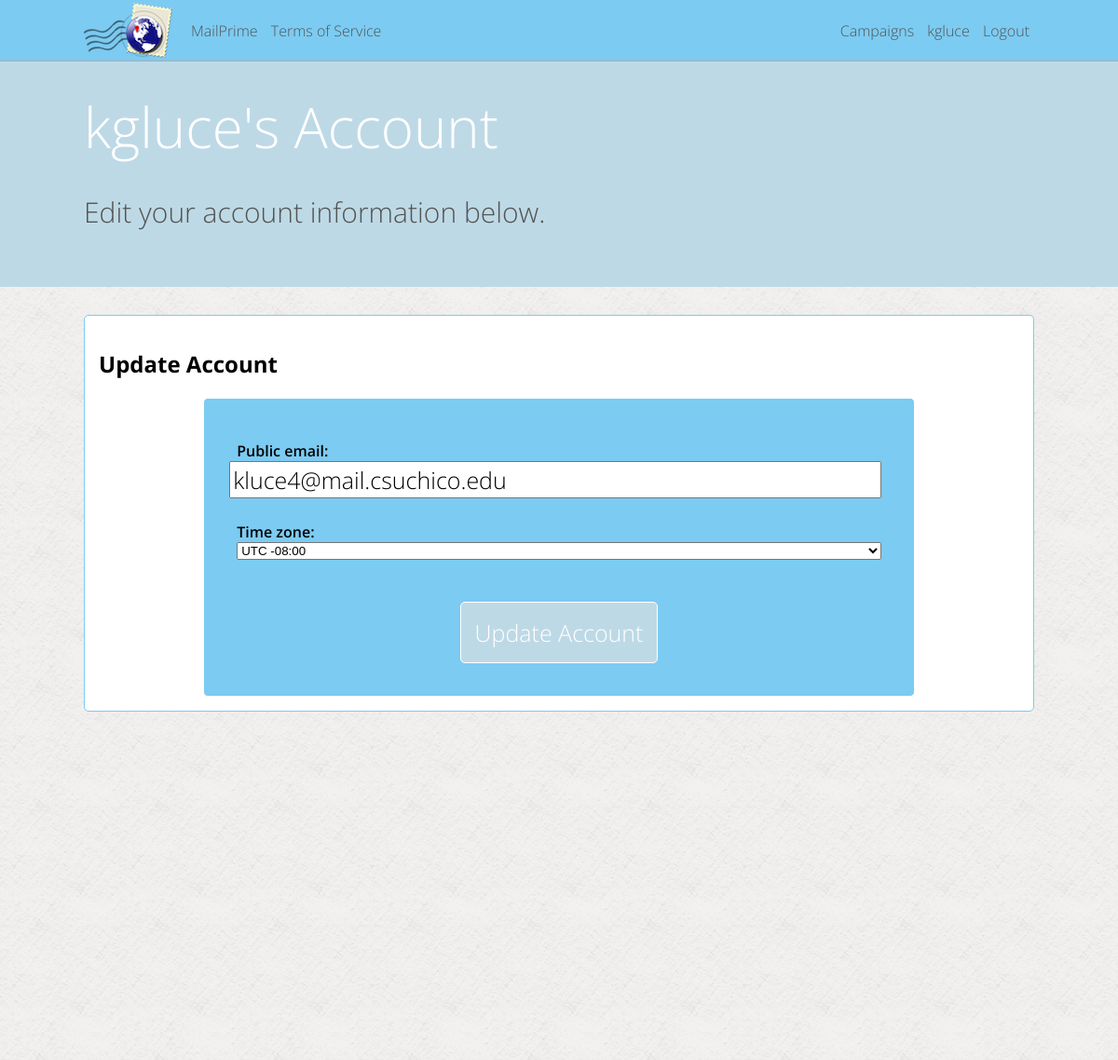
The app's page /kgluce/account (signed in), older data.
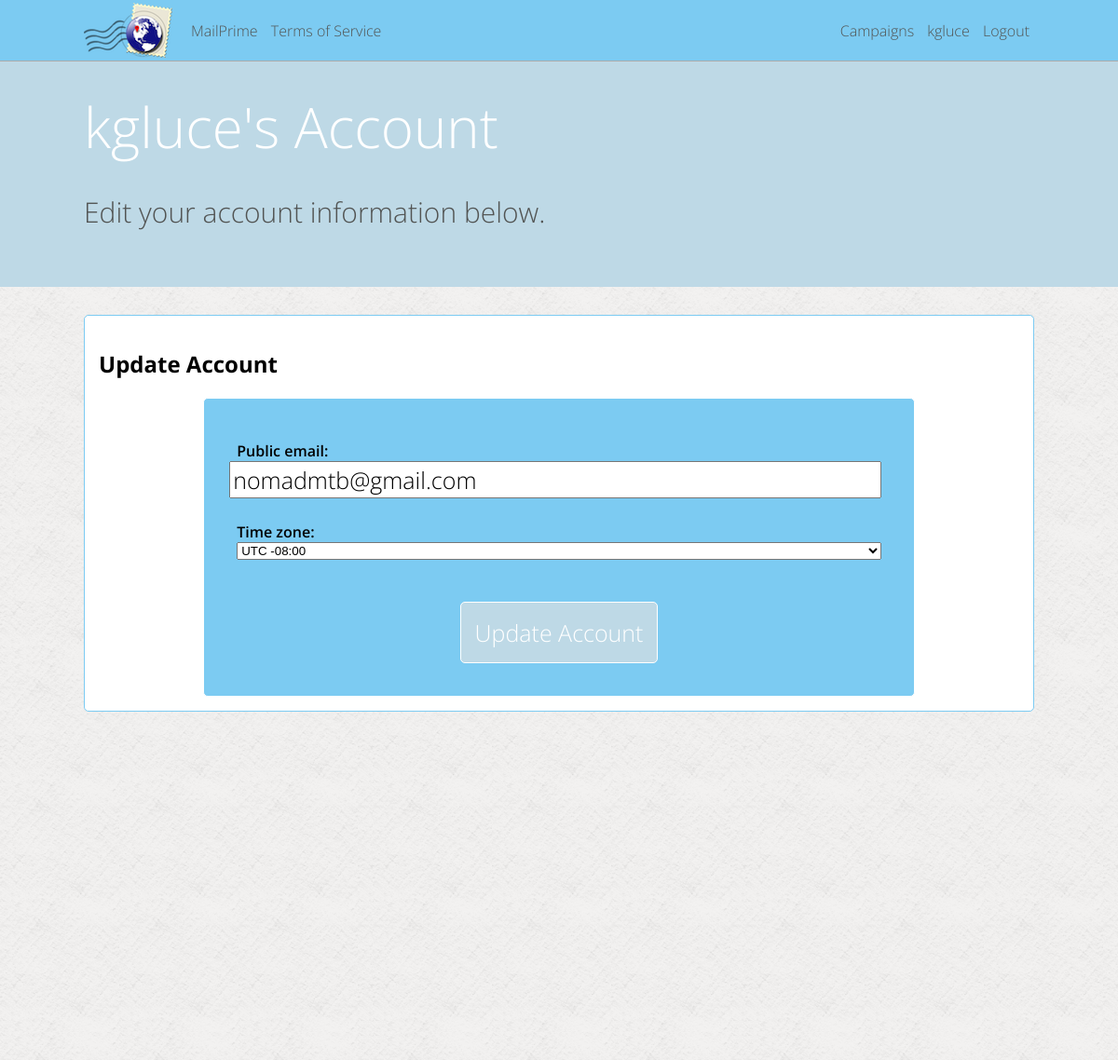
The same page, newer data.
### mailer/models.py (models this page shows, shortened)
class Profile(models.Model):
	TIME_ZONES = (
		(-11, 'UTC -11:00'),
		(-10, 'UTC -10:00'),
		(-9, 'UTC -09:00'),
		(-8, 'UTC -08:00'),
		(-7, 'UTC -07:00'),
		(-6, 'UTC -06:00'),
		(-5, 'UTC -05:00'),
		(-4, 'UTC -04:00'),
		(-3, 'UTC -03:00'),
		(-2, 'UTC -02:00'),
		(-1, 'UTC -01:00'),
		(0, 'UTC 00:00'),
		(1, 'UTC +01:00'),
		(2, 'UTC +02:00'),
		(3, 'UTC +03:00'),
		(4, 'UTC +04:00'),
		(5, 'UTC +05:00'),
		(6, 'UTC +06:00'),
		(7, 'UTC +07:00'),
		(8, 'UTC +08:00'),
		(9, 'UTC +09:00'),
		(10, 'UTC +10:00'),
		(11, 'UTC +11:00'),
		(12, 'UTC +12:00'),
	)
	public_email = models.EmailField(max_length=254)
	agree_terms = models.BooleanField(default=False)
	time_zone = models.IntegerField(choices=TIME_ZONES, default=0, blank=False)
	user = models.OneToOneField(User)

### mailer/general_views.py (the view)
# urls.py: url(r'^(\w+)/account$', general_views.user_account, name='user_account'),
def user_account(request, param_username):
	page_vars = { "page_title": "Account: " + request.user.username }
	if current_user(request) and param_username == request.user.username:
		try:
			requested_user = User.objects.get(username=param_username)
		except User.DoesNotExist:
			raise Http404
		if request.method == "GET":
			page_vars['form'] = ProfileForm(instance=requested_user.profile)
			csrfContext = RequestContext(request, page_vars)
			return render(request, 'auth/user_account.html', csrfContext)
	else:
		raise Http404

### mailer/forms.py
class ProfileForm(forms.ModelForm):
	class Meta:
		model = Profile
		fields = ['public_email', 'time_zone']

### mailer/lib.py (called while the page is built)
def current_user(request):
	if request.user.is_authenticated():
		return True
	else:
		return False

### mailer/templates/auth/user_account.html (shortened to what this page needs)
{% extends "_base.html" %}
{% block content %}
<div class="solid_bg">
	<h1>Update Account</h1>
	<div class="form_wrapper">
		<form id="new_campaign_form" method="post" action="/{{ user.username }}/campaigns/new">
			<ul class="form_item">
				{% for field in form.visible_fields %}
				<li>
					{{ field.label_tag }}
					{{ field }}
				</li>
				{% endfor %}
			</ul>
			<input type="submit" name="submit" value="Update Account" />
		</form>
	</div>
</div>
{% endblock %}
{% block header %}
<h5 id="header_title">{{ user.username }}'s Account</h5>
<p id="header_desc">Edit your account information below.</p>
{% endblock header %}

Row changes from the older to the newer data that the page shows:
changed Profile "UTC -08:00": public_email "kluce4@mail.csuchico.edu" → "nomadmtb@gmail.com"
